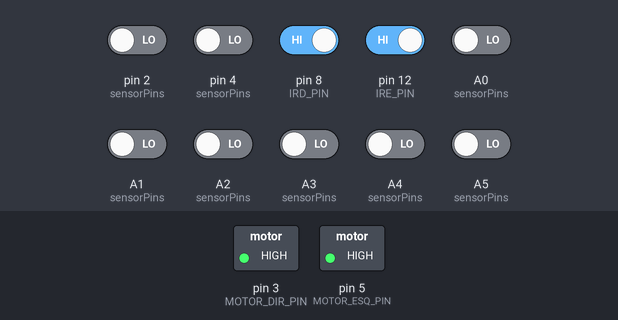
Simulated run of this sketch. Board: Arduino Uno, built with avr-gcc and run on an emulated ATmega328P. On the bench: switched loads named in the sketch (green lamp = pin HIGH). Inputs (shaded band) come from the test bench; at power-on: pin 8 (IRD_PIN), pin 12 (IRE_PIN) HIGH, A0 (sensorPins), A1 (sensorPins), A2 (sensorPins), A3 (sensorPins), A4 (sensorPins), A5 (sensorPins), pin 2 (sensorPins), pin 4 (sensorPins) LOW. What the sketch prints to the serial monitor is not drawn.

Above: at 6.2 s.
6.3 s: pin 2 (sensorPins) driven HIGH
At 7.14 s:
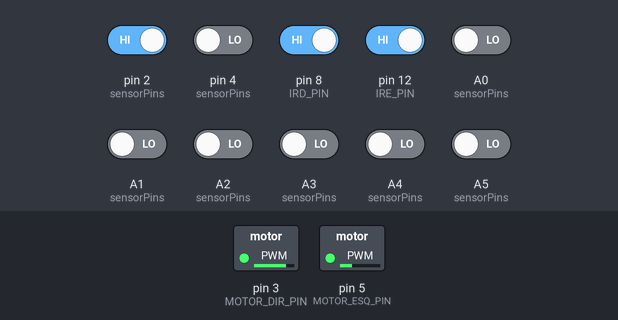
9.3 s: pin 4 (sensorPins) driven HIGH
At 9.48 s:
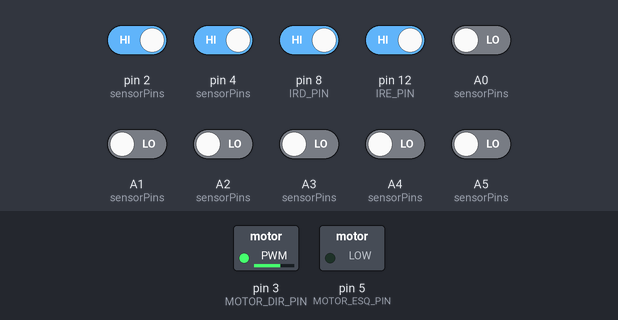
12.3 s: A0 (sensorPins) driven HIGH
14.4 s: A2 (sensorPins) driven HIGH
16.2 s: A1 (sensorPins) driven HIGH
19.2 s: A3 (sensorPins) driven HIGH
At 19.35 s:
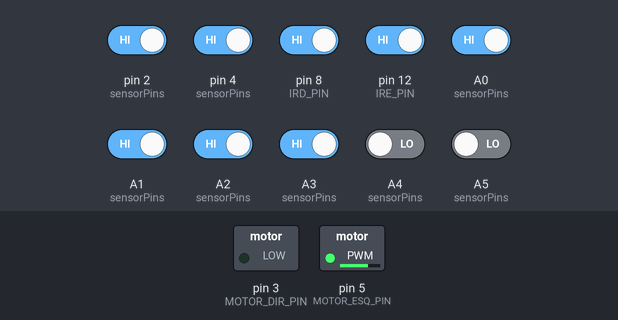
Timing chart, 0 to 23.2 s (numbered marks = the images above; inputs shaded):
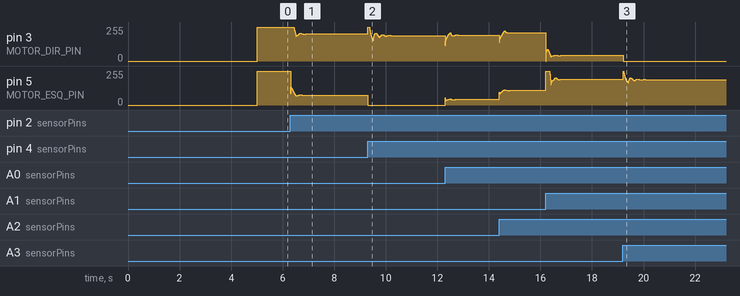

The sketch:

seguidor.ino
```cpp
#include <QTRSensors.h>
QTRSensors qtr;

#define MOTOR_DIR_PIN 3 //pino PWM motor A
#define MOTOR_ESQ_PIN 5 //pino PWM motor B

#define IRD_PIN 8
#define IRE_PIN 12
#define NUM_LINHAS_PERCURSO_DIR 8

#define SENSOR_COUNT 8

#define PERIODO_AMOSTRAGEM 10
#define ULTIMOS_PIDS_SIZE 20 // 100 / PERIODO_AMOSTRAGEM;

#define VEL_MAX_LINEAR 255
#define VELMAX 255

// float KD = 4, KP = 8, erroLeitura;
// float KV = 1;
float KD = 4, KP = 9, erroLeitura;
float KV = 0.9;
// float KD = 4, KP = 10, erroLeitura;
// float KV = 0.6; // SUCESSO 23
float erro, erroAnterior = 0;
float ultimosPids[ULTIMOS_PIDS_SIZE] = {0};
int ultimosPidsIndex = -1;
float correcaoD, correcaoE, correcao;
int potenciaD = 0;
int potenciaE = 0;

float maxProporcao = 300;

uint16_t sensorValues[SENSOR_COUNT];

byte IRE = 0;
byte IRD = 0;

int countLinhasD = 0;

unsigned long previousMillis = 0, currentMillis = 0;

void setMotorD(int vel)
{
  analogWrite(MOTOR_DIR_PIN, vel);
}

void setMotorE(int vel)
{
  analogWrite(MOTOR_ESQ_PIN, vel);
}

void acionaMotores(float velLinear, float velRadial)
{
  correcaoD = velLinear - (velRadial * 0.5);
  correcaoE = velLinear + (velRadial * 0.5);

  potenciaD = constrain(correcaoD, 0, VELMAX);
  potenciaE = constrain(correcaoE, 0, VELMAX);

  // Serial.print(";   PID: ");
  // Serial.print(velRadial);
  // Serial.print(";   VelA: ");
  // Serial.print(correcaoD);
  // Serial.print(";   VelB: ");
  // Serial.print(correcaoE);
  // Serial.println(";");

  setMotorD(potenciaD);
  setMotorE(potenciaE);
}

void addItemUltimasProporcoes(float item)
{
  int numItems = ULTIMOS_PIDS_SIZE;
  int newIndex = (ultimosPidsIndex + 1) % numItems;
  ultimosPids[newIndex] = item;
  ultimosPidsIndex = newIndex;
}
float getMediaUltimasProporcoes()
{
  int numItems = ULTIMOS_PIDS_SIZE;
  float count = 0;
  for (int i = 0; i < numItems; i++)
  {
    count += ultimosPids[i];
  }
  return count / numItems;
}
void printUltimasProporcoes()
{
  int numItems = ULTIMOS_PIDS_SIZE;
  Serial.print("[");
  for (int i = 0; i < numItems; i++)
  {
    int index = (ultimosPidsIndex + i) % numItems;
    Serial.print(ultimosPids[index]);
    Serial.print(",");
  }
  Serial.print("]\n");
}

void setup()
{
  Serial.begin(9600);
  Serial.println("INICIO");
  pinMode(MOTOR_DIR_PIN, OUTPUT);
  pinMode(MOTOR_ESQ_PIN, OUTPUT);

  qtr.setTypeRC();
  const uint8_t sensorPins[] = {A0, A1, A2, A3, A4, A5, 2, 4};
  qtr.setSensorPins(sensorPins, SENSOR_COUNT);
  for (uint16_t i = 0; i < 200; i++)
  {
    qtr.calibrate(); //calibração do sensor;
  }
}

void loop()
{
  bool lastIRE = IRE;
  bool lastIRD = IRD;
  IRD = !digitalRead(IRD_PIN);
  IRE = !digitalRead(IRE_PIN);
  // Serial.print(IRD);
  // Serial.print(", ");
  // Serial.print(IRE);
  // Serial.print(", ");
  // Serial.print(lastIRD);
  // Serial.print(", ");
  // Serial.print(countLinhasD);
  // Serial.println();
  if (IRD && IRD != lastIRD)
  {
    countLinhasD++;
  }
  if (countLinhasD >= NUM_LINHAS_PERCURSO_DIR)
  {
    acionaMotores(255, 0);
    delay(800);
    acionaMotores(0, 0);
    Serial.println("FIM");
    exit(0);
  }
  currentMillis = millis();
  if (currentMillis - previousMillis >= PERIODO_AMOSTRAGEM)
  {
    previousMillis = currentMillis;
    int position = qtr.readLineWhite(sensorValues);
    // position: de 0 a 7000
    erro = 3500 - position;
    // erro: de -3500 a 3500
    erroLeitura = position / 3500.0 - 1.0;
    // erro_leitura: de -1 a 1
    // kp: de 1 a 10
    // kd: de 1 a 10
    float PID = KP * erroLeitura + KD * (erroLeitura - erroAnterior);
    // PID: da ordem 1 a 10 (vezes o original)
    erroAnterior = erroLeitura;

    float media = getMediaUltimasProporcoes();

    float compensacaoVelocidadeLinear = constrain(1.0 - (abs(media) / 255.0) * KV, 0, 1);
    float velocidadeLinear = VEL_MAX_LINEAR * compensacaoVelocidadeLinear;

    correcao = PID * velocidadeLinear;

    if (erroLeitura == 1 || erroLeitura == -1)
    {
      // Fora da pista
      if (media > 0)
      {
        // Saiu para a esquerda, precisa ir para a direita
        acionaMotores(velocidadeLinear, velocidadeLinear);
      }
      else
      {
        // Saiu para a direita, precisa ir para a esquerda
        acionaMotores(velocidadeLinear, -velocidadeLinear);
      }
    }
    else
    {
      acionaMotores(velocidadeLinear, correcao);
    }

    addItemUltimasProporcoes(potenciaD - potenciaE);

    // Serial.print("Sensor: ");
    // Serial.print(position);
    // Serial.print(" Erro: ");
    // Serial.print(erroLeitura);
    // Serial.print("; PID: ");
    // Serial.print(PID);
    // Serial.print("; Comp. Vel: ");
    // Serial.print(compensacaoVelocidadeLinear);
    // Serial.print("; VelA: ");
    // Serial.print(correcaoD);
    // Serial.print("; VelB: ");
    // Serial.print(correcaoE);
    // Serial.println(";");
  }
}
```

Measured:
- after the input at 9.3 s, pin 5 (MOTOR_ESQ_PIN): 75/255 → 0/255 at once
- after the input at 19.2 s, pin 3 (MOTOR_DIR_PIN): 42/255 → 0/255 at once
